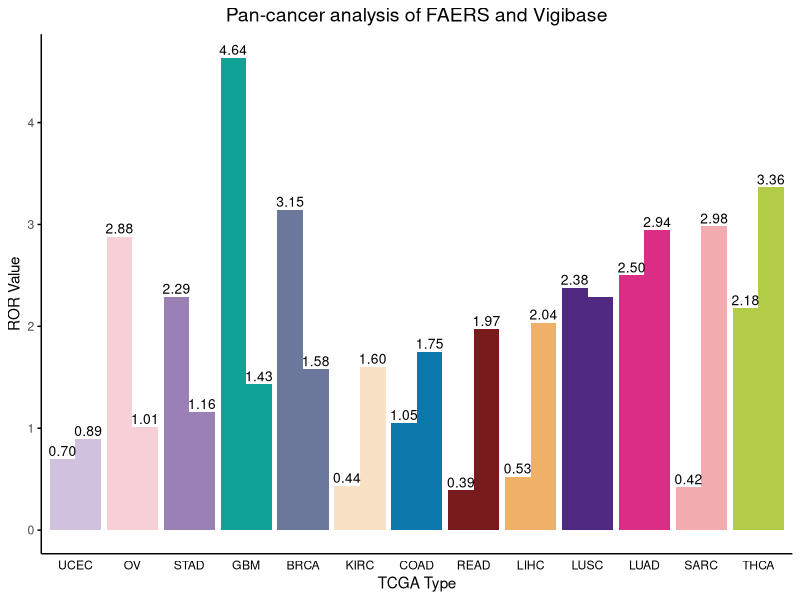

Reproduce this figure in R.
library(openxlsx)
library(ggplot2)
library(dplyr)
ror_fa <- read.xlsx("TCGA_TMA_ROR_FA.xlsx")
ror_vi <- read.xlsx("TCGA_TMA_ROR_Vi.xlsx")

ror_fa$Data <- 'FA'
ror_vi$Data <- 'VI'

combined_data <- rbind(ror_fa, ror_vi)

combined_data$TCGA_DATA <- interaction(combined_data$TCGA_TYPE, combined_data$Data)

base_colors <- c('#D0C1DE','#B3CC47','#9A80B5',
                 '#F2ACAF','#791A1C','#F6D0D6',
                 '#502A81','#DB2D86','#EEB167',
                 '#F8E1C5','#10A296','#0B77AA',
                 '#6C779C','#D17927','#90CBA4',
                 '#20A3DC','#F0E33D','#0C477B',
                 '#BAA233','#D7EEF8','#9BD6F1',
                 '#C8CBD9','#CC99C0','#A74D96',
                 '#0C8D42','#EF9128',"darkgreen","chocolate4","blueviolet","#223D6C","#D20A13","#088247")

if (length(base_colors) < length(unique(combined_data$TCGA_TYPE))) {
  base_colors <- rep(base_colors, length.out = length(unique(combined_data$TCGA_TYPE)))
}

light_colors <- sapply(base_colors[1:length(unique(combined_data$TCGA_TYPE))], adjustcolor, 1)
dark_colors <- sapply(base_colors[1:length(unique(combined_data$TCGA_TYPE))], adjustcolor, 1)

color_mapping <- setNames(c(light_colors, dark_colors), unique(combined_data$TCGA_DATA))

print(head(color_mapping))

vi_order <- combined_data %>%
  filter(Data == "VI") %>%
  arrange(desc(ROR)) %>%
  pull(TCGA_TYPE)

combined_data$TCGA_TYPE <- factor(combined_data$TCGA_TYPE, levels = rev(vi_order))

dodge_width <- 0.9

ggplot(data = combined_data, aes(x = TCGA_TYPE, y = ROR, fill = TCGA_DATA)) +
  geom_bar(stat = "identity", position = position_dodge(width = dodge_width)) +
  geom_text(aes(label = sprintf("%.2f", ROR), group = TCGA_DATA),
            position = position_dodge(width = dodge_width), vjust = -0.3, color = "black", size = 3.5, check_overlap = TRUE) +
  scale_fill_manual(values = color_mapping) +
  labs(title = "Pan-cancer analysis of FAERS and Vigibase",
       x = "TCGA Type",
       y = "ROR Value",
       fill = "Data Set") +
  theme_minimal() +
  theme(
    panel.grid.major = element_blank(),
    panel.grid.minor = element_blank(),
    axis.line = element_line(colour = "black"),
    axis.text.x = element_text(angle = 0, hjust = 0.5, color = "black"),
    axis.ticks.y = element_line(color = "black"),
    legend.position = "none"
  ) +
  theme(plot.title = element_text(hjust = 0.5, size = 14))
